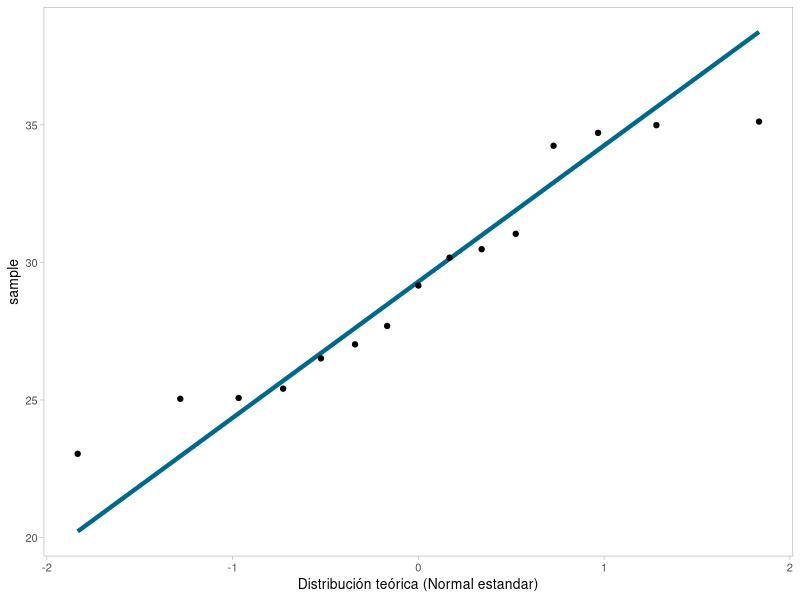

The R source for this figure:
## ---- chunk 1
options(knitr.kable.NA = "")
## ---- chunk 2
tension_data <- c(20.8, 20.6, 21.0, 20.9, 19.9, 20.2, 19.8, 19.6, 20.9, 21.1, 20.4, 20.6, 19.7, 19.6, 20.3, 20.7)
## ---- chunk 3
Z <- (mean(tension_data) - 20) / (.45 / sqrt(16))
p_Z <- 1 - pnorm(Z)

cat("Z =", round(Z, 2), ", p =", sprintf(p_Z, fmt = '%#.4f'), "\n")
cat("CI95%: (", mean(tension_data) - qnorm(.95) * .45 / sqrt(16), ", ", mean(tension_data) + qnorm(.95) * .45 / sqrt(16), ")\n", sep="")
## ---- chunk 4
t_test_res <- t.test(tension_data, alternative="two.sided", mu=20)
t_test_res
## ---- chunk 5
N <- 40
n <- 25

prop.test(n, N, .5, alternative="less")
## ---- chunk 6
knitr::kable(data.frame(`Rio 1`=c(10, 10, 12, 13, 9, 8, 12, 12, 10, 14, 8),
    `Rio 2`=c(11, 8, 9, 7, 10, 8, 8, 10, NA, NA, NA)))
## ---- chunk 7
rio_data <- list(`Rio 1`=c(10, 10, 12, 13, 9, 8, 12, 12, 10, 14, 8),
    `Rio 2`=c(11, 8, 9, 7, 10, 8, 8, 10))
## ---- chunk 8
var.test(rio_data$`Rio 1`, rio_data$`Rio 2`, ratio=1, "two.sided", conf.level=0.90)
## ---- chunk 9
t.test(rio_data$`Rio 1`, rio_data$`Rio 2`, "two.sided", var.equal=TRUE)
## ---- chunk 10
knitr::kable(data.frame(Antes=c(217, 252, 229, 200, 209, 213),
    Despues=c(209, 241, 230, 208, 206, 211)))
## ---- chunk 11
colesterol_data <- data.frame(Antes=c(217, 252, 229, 200, 209, 213),
    Despues=c(209, 241, 230, 208, 206, 211))
## ---- chunk 12
var.test(colesterol_data$Antes, colesterol_data$Despues, ratio=1, "two.sided", conf.level=0.92)
## ---- chunk 13
 t.test(colesterol_data$Antes, colesterol_data$Despues, 
    alternative = "greater", var.equal=TRUE,
    paired = TRUE, conf.level=.96)
## ---- chunk 14
N <- c(Jovenes=600, Adultos=400)
n <- c(Jovenes=300, Adultos=100)

prop.test(n, N, alternative="two.sided", conf.level=0.99)
## ---- chunk 15
time_data <- c(10.1, 12.5, 12.2, 10.2, 12.8, 12.1, 11.2, 11.4, 10.7, 14.9, 13.9, 13.3)
## ---- chunk 16
cat("Media:", mean(time_data), "\n")
cat("Varianza:", var(time_data), "\n")
## ---- chunk 17
t.test(time_data, alternative="less", mu=15)
## ---- chunk 18
t.test(time_data, alternative="less", mu=13)
## ---- chunk 19
knitr::kable(data.frame(
    `Poblacion 1`=c(20.1, 22.5, 22.2, 30.2, 22.8, 22.1, 21.2, 21.4, 20.7, 24.9, 23.9, 23.3), 
    `Poblacion 2`=c(25.3, 31.2, 22.4, 23.1, 26.4, 28.2, 21.3, 31.1, 26.2, 21.4, NA, NA)))
## ---- chunk 20
population_data <- list(
    `Poblacion 1`=c(20.1, 22.5, 22.2, 30.2, 22.8, 22.1, 21.2, 21.4, 20.7, 24.9, 23.9, 23.3), 
    `Poblacion 2`=c(25.3, 31.2, 22.4, 23.1, 26.4, 28.2, 21.3, 31.1, 26.2, 21.4))
## ---- chunk 21
var.test(population_data$`Poblacion 1`, population_data$`Poblacion 2`, ratio=1, "two.sided")
## ---- chunk 22
t.test(population_data$`Poblacion 1`, population_data$`Poblacion 2`, "two.sided", var.equal=TRUE)
## ---- chunk 23
knitr::kable(data.frame(
    Antes=c(182, 230, 160, 200, 160, 240, 260, 480, 263, 240),
    Despues=c(190, 220, 166, 150, 140, 220, 156, 312, 240, 250)))
## ---- chunk 24
cholesterol_data <- data.frame(
    Antes=c(182, 230, 160, 200, 160, 240, 260, 480, 263, 240),
    Despues=c(190, 220, 166, 150, 140, 220, 156, 312, 240, 250))
## ---- chunk 25
var.test(cholesterol_data$Antes, cholesterol_data$Despues, ratio=1, "two.sided", conf.level=0.90)
## ---- chunk 26
 t.test(cholesterol_data$Antes, cholesterol_data$Despues, 
    alternative = "greater", var.equal=TRUE,
    paired = TRUE, conf.level=.95)
## ---- chunk 27
N <- 800
n <- 0.18 * 800

res <- prop.test(n, N, .2, alternative="two.sided")
res
## ---- chunk 28
N <- c(A=100, Control=100)
n <- c(A=60, Control=55)

prop.test(n, N, alternative="greater", conf.level=0.95)
## ---- chunk 29
 tree_data <- data.frame(
      Zona=c("Cortijuela", "Cortijuela", "Molinillo", "Molinillo", "Molinillo", "Fardes", "Fardes", 'Ladihonda', "Ladihonda", "Fazares", "Fazares", "Fazares", "Cortijuela", "Fazares", "Fazares"),
      Parte=c("Canopy", "Canopy", 'Canopy', "Canopy", "Canopy", "Canopy", 'Canopy', 'Canopy', 'Canopy', 'Canopy', "Canopy", "Canopy", "Sprouts", 'Sprouts', 'Sprouts'),
      Anho=c(1995, 1996, 1995, 1996, 1996, 1995, 1996, 1995, 1996, 1995, 1996, 1996, 1995, 1995, 1996),
      Longitud=c(26.51, 30.17, 34.24, 31.04, 34.99, 30.48, 25.07, 25.04, 29.16, 35.12, 25.41, 27.02, 23.04, 27.69, 34.71),
      Asimetria=c(0.028, 0.010, 0.080, 0.340, 0.087, 0.040, 0.010, 0.021, 0.135, 0.010, 0.094, 0.153, 0.156, 0.172, 0.077))

knitr::kable(tree_data)
## ---- chunk 30
shapiro.test(tree_data$Longitud)
## ---- chunk 31
library(ggplot2, quietly=TRUE)

ggplot(tree_data, aes(sample=Longitud)) +
  stat_qq_line(colour = "deepskyblue4", size=1.5) + 
  stat_qq() + 
  theme_light(base_size=10) +
  xlab("Distribución teórica (Normal estandar)") + 
  theme(panel.grid=element_blank())
## ---- chunk 32
t_test_res <- t.test(tree_data$Longitud, alternative="two.sided", mu=30)
t_test_res
## ---- chunk 33
var.test(
    tree_data$Asimetria[tree_data$Parte == "Canopy"], 
    tree_data$Asimetria[tree_data$Parte == "Sprouts"], 
    ratio=1, "two.sided", conf.level=0.90)
## ---- chunk 34
t.test(
    tree_data$Asimetria[tree_data$Parte == "Canopy"], 
    tree_data$Asimetria[tree_data$Parte == "Sprouts"], 
    "two.sided", var.equal=TRUE)
## ---- chunk 35
mod <- lm(Asimetria ~ Longitud, tree_data)
summary(mod)
